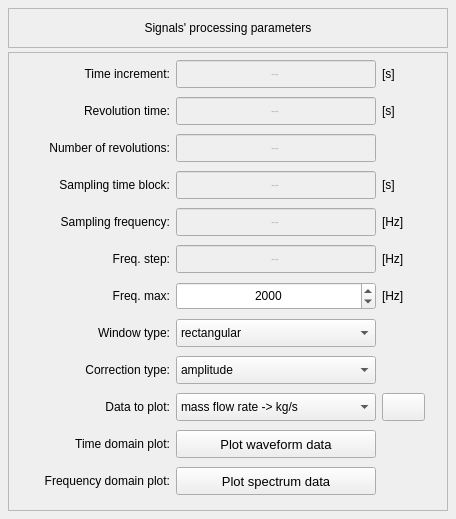
            <widget class="QWidget" name="scrollAreaWidgetContents_2">
             <property name="geometry">
              <rect>
               <x>0</x>
               <y>0</y>
               <width>456</width>
               <height>519</height>
              </rect>
             </property>
             <layout class="QGridLayout" name="gridLayout_17">
              <property name="leftMargin">
               <number>4</number>
              </property>
              <property name="topMargin">
               <number>4</number>
              </property>
              <property name="rightMargin">
               <number>4</number>
              </property>
              <property name="bottomMargin">
               <number>4</number>
              </property>
              <item row="0" column="0">
               <widget class="QFrame" name="frame_6">
                <property name="minimumSize">
                 <size>
                  <width>0</width>
                  <height>260</height>
                 </size>
                </property>
                <property name="frameShape">
                 <enum>QFrame::NoFrame</enum>
                </property>
                <property name="frameShadow">
                 <enum>QFrame::Raised</enum>
                </property>
                <layout class="QGridLayout" name="gridLayout_15">
                 <property name="leftMargin">
                  <number>4</number>
                 </property>
                 <property name="topMargin">
                  <number>4</number>
                 </property>
                 <property name="rightMargin">
                  <number>4</number>
                 </property>
                 <property name="bottomMargin">
                  <number>4</number>
                 </property>
                 <property name="spacing">
                  <number>4</number>
                 </property>
                 <item row="0" column="0">
                  <widget class="QLabel" name="label_18">
                   <property name="minimumSize">
                    <size>
                     <width>0</width>
                     <height>40</height>
                    </size>
                   </property>
                   <property name="maximumSize">
                    <size>
                     <width>16777215</width>
                     <height>40</height>
                    </size>
                   </property>
                   <property name="frameShape">
                    <enum>QFrame::StyledPanel</enum>
                   </property>
                   <property name="text">
                    <string>Signals' processing parameters</string>
                   </property>
                   <property name="alignment">
                    <set>Qt::AlignCenter</set>
                   </property>
                  </widget>
                 </item>
                 <item row="1" column="0">
                  <widget class="QFrame" name="frame_8">
                   <property name="frameShape">
                    <enum>QFrame::StyledPanel</enum>
                   </property>
                   <property name="frameShadow">
                    <enum>QFrame::Raised</enum>
                   </property>
                   <layout class="QGridLayout" name="gridLayout_16">
                    <property name="leftMargin">
                     <number>4</number>
                    </property>
                    <property name="topMargin">
                     <number>4</number>
                    </property>
                    <property name="rightMargin">
                     <number>4</number>
                    </property>
                    <property name="bottomMargin">
                     <number>4</number>
                    </property>
                    <item row="0" column="3">
                     <widget class="QLabel" name="label_26">
                      <property name="text">
                       <string>[s]</string>
                      </property>
                     </widget>
                    </item>
                    <item row="0" column="2">
                     <widget class="QLineEdit" name="lineEdit_time_increment">
                      <property name="enabled">
                       <bool>false</bool>
                      </property>
                      <property name="minimumSize">
                       <size>
                        <width>200</width>
                        <height>28</height>
                       </size>
                      </property>
                      <property name="maximumSize">
                       <size>
                        <width>16777215</width>
                        <height>28</height>
                       </size>
                      </property>
                      <property name="text">
                       <string>--</string>
                      </property>
                      <property name="alignment">
                       <set>Qt::AlignCenter</set>
                      </property>
                     </widget>
                    </item>
                    <item row="6" column="1">
                     <widget class="QLabel" name="label_27">
                      <property name="minimumSize">
                       <size>
                        <width>140</width>
                        <height>28</height>
                       </size>
                      </property>
                      <property name="maximumSize">
                       <size>
                        <width>16777215</width>
                        <height>28</height>
                       </size>
                      </property>
                      <property name="text">
                       <string>Sampling frequency:</string>
                      </property>
                      <property name="alignment">
                       <set>Qt::AlignRight|Qt::AlignTrailing|Qt::AlignVCenter</set>
                      </property>
                     </widget>
                    </item>
                    <item row="6" column="2">
                     <widget class="QLineEdit" name="lineEdit_sampling_frequency">
                      <property name="enabled">
                       <bool>false</bool>
                      </property>
                      <property name="minimumSize">
                       <size>
                        <width>200</width>
                        <height>28</height>
                       </size>
                      </property>
                      <property name="maximumSize">
                       <size>
                        <width>16777215</width>
                        <height>28</height>
                       </size>
                      </property>
                      <property name="text">
                       <string>--</string>
                      </property>
                      <property name="alignment">
                       <set>Qt::AlignCenter</set>
                      </property>
                     </widget>
                    </item>
                    <item row="14" column="2">
                     <widget class="QPushButton" name="pushButton_waveform_data">
                      <property name="minimumSize">
                       <size>
                        <width>200</width>
                        <height>28</height>
                       </size>
                      </property>
                      <property name="maximumSize">
                       <size>
                        <width>16777215</width>
                        <height>28</height>
                       </size>
                      </property>
                      <property name="font">
                       <font>
                        <pointsize>10</pointsize>
                       </font>
                      </property>
                      <property name="text">
                       <string>Plot waveform data</string>
                      </property>
                      <property name="autoDefault">
                       <bool>false</bool>
                      </property>
                     </widget>
                    </item>
                    <item row="12" column="1">
                     <widget class="QLabel" name="label_data_to_be_plotted">
                      <property name="minimumSize">
                       <size>
                        <width>140</width>
                        <height>28</height>
                       </size>
                      </property>
                      <property name="maximumSize">
                       <size>
                        <width>16777215</width>
                        <height>28</height>
                       </size>
                      </property>
                      <property name="text">
                       <string>Data to plot:</string>
                      </property>
                      <property name="alignment">
                       <set>Qt::AlignRight|Qt::AlignTrailing|Qt::AlignVCenter</set>
                      </property>
                     </widget>
                    </item>
                    <item row="6" column="3">
                     <widget class="QLabel" name="label_28">
                      <property name="text">
                       <string>[Hz]</string>
                      </property>
                     </widget>
                    </item>
                    <item row="15" column="1">
                     <widget class="QLabel" name="label_34">
                      <property name="minimumSize">
                       <size>
                        <width>140</width>
                        <height>28</height>
                       </size>
                      </property>
                      <property name="maximumSize">
                       <size>
                        <width>16777215</width>
                        <height>28</height>
                       </size>
                      </property>
                      <property name="text">
                       <string>Frequency domain plot:</string>
                      </property>
                      <property name="alignment">
                       <set>Qt::AlignRight|Qt::AlignTrailing|Qt::AlignVCenter</set>
                      </property>
                     </widget>
                    </item>
                    <item row="4" column="2">
                     <widget class="QLineEdit" name="lineEdit_number_of_revolutions">
                      <property name="enabled">
                       <bool>false</bool>
                      </property>
                      <property name="minimumSize">
                       <size>
                        <width>200</width>
                        <height>28</height>
                       </size>
                      </property>
                      <property name="maximumSize">
                       <size>
                        <width>16777215</width>
                        <height>28</height>
                       </size>
                      </property>
                      <property name="text">
                       <string>--</string>
                      </property>
                      <property name="alignment">
                       <set>Qt::AlignCenter</set>
                      </property>
                     </widget>
                    </item>
                    <item row="4" column="1">
                     <widget class="QLabel" name="label_31">
                      <property name="minimumSize">
                       <size>
                        <width>140</width>
                        <height>28</height>
                       </size>
                      </property>
                      <property name="maximumSize">
                       <size>
                        <width>16777215</width>
                        <height>28</height>
                       </size>
                      </property>
                      <property name="text">
                       <string>Number of revolutions:</string>
                      </property>
                      <property name="alignment">
                       <set>Qt::AlignRight|Qt::AlignTrailing|Qt::AlignVCenter</set>
                      </property>
                     </widget>
                    </item>
                    <item row="14" column="1">
                     <widget class="QLabel" name="label_35">
                      <property name="minimumSize">
                       <size>
                        <width>140</width>
                        <height>28</height>
                       </size>
                      </property>
                      <property name="maximumSize">
                       <size>
                        <width>16777215</width>
                        <height>28</height>
                       </size>
                      </property>
                      <property name="text">
                       <string>Time domain plot:</string>
                      </property>
                      <property name="alignment">
                       <set>Qt::AlignRight|Qt::AlignTrailing|Qt::AlignVCenter</set>
                      </property>
                     </widget>
                    </item>
                    <item row="5" column="3">
                     <widget class="QLabel" name="label_30">
                      <property name="text">
                       <string>[s]</string>
                      </property>
                     </widget>
                    </item>
                    <item row="3" column="3">
                     <widget class="QLabel" name="label_33">
                      <property name="text">
                       <string>[s]</string>
                      </property>
                     </widget>
                    </item>
                    <item row="10" column="2">
                     <widget class="QComboBox" name="comboBox_window_type">
                      <property name="minimumSize">
                       <size>
                        <width>0</width>
                        <height>28</height>
                       </size>
                      </property>
                      <property name="maximumSize">
                       <size>
                        <width>16777215</width>
                        <height>28</height>
                       </size>
                      </property>
                      <item>
                       <property name="text">
                        <string>rectangular</string>
                       </property>
                      </item>
                      <item>
                       <property name="text">
                        <string>hann</string>
                       </property>
                      </item>
                      <item>
                       <property name="text">
                        <string>flattop</string>
                       </property>
                      </item>
                      <item>
                       <property name="text">
                        <string>hamming</string>
                       </property>
                      </item>
                     </widget>
                    </item>
                    <item row="3" column="2">
                     <widget class="QLineEdit" name="lineEdit_revolution_time">
                      <property name="enabled">
                       <bool>false</bool>
                      </property>
                      <property name="minimumSize">
                       <size>
                        <width>200</width>
                        <height>28</height>
                       </size>
                      </property>
                      <property name="maximumSize">
                       <size>
                        <width>16777215</width>
                        <height>28</height>
                       </size>
                      </property>
                      <property name="text">
                       <string>--</string>
                      </property>
                      <property name="alignment">
                       <set>Qt::AlignCenter</set>
                      </property>
                     </widget>
                    </item>
                    <item row="5" column="2">
                     <widget class="QLineEdit" name="lineEdit_sampling_time_block">
                      <property name="enabled">
                       <bool>false</bool>
                      </property>
                      <property name="minimumSize">
                       <size>
                        <width>200</width>
                        <height>28</height>
                       </size>
                      </property>
                      <property name="maximumSize">
                       <size>
                        <width>16777215</width>
                        <height>28</height>
                       </size>
                      </property>
                      <property name="text">
                       <string>--</string>
                      </property>
                      <property name="alignment">
                       <set>Qt::AlignCenter</set>
                      </property>
                     </widget>
                    </item>
                    <item row="10" column="1">
                     <widget class="QLabel" name="label_data_to_be_plotted_2">
                      <property name="minimumSize">
                       <size>
                        <width>140</width>
                        <height>28</height>
                       </size>
                      </property>
                      <property name="maximumSize">
                       <size>
                        <width>16777215</width>
                        <height>28</height>
                       </size>
                      </property>
                      <property name="text">
                       <string>Window type:</string>
                      </property>
                      <property name="alignment">
                       <set>Qt::AlignRight|Qt::AlignTrailing|Qt::AlignVCenter</set>
                      </property>
                     </widget>
                    </item>
                    <item row="8" column="3">
                     <widget class="QLabel" name="label_19">
                      <property name="text">
                       <string>[Hz]</string>
                      </property>
                     </widget>
                    </item>
                    <item row="9" column="3">
                     <widget class="QLabel" name="label_21">
                      <property name="text">
                       <string>[Hz]</string>
                      </property>
                     </widget>
                    </item>
                    <item row="0" column="1">
                     <widget class="QLabel" name="label_25">
                      <property name="minimumSize">
                       <size>
                        <width>140</width>
                        <height>28</height>
                       </size>
                      </property>
                      <property name="maximumSize">
                       <size>
                        <width>16777215</width>
                        <height>28</height>
                       </size>
                      </property>
                      <property name="text">
                       <string>Time increment:</string>
                      </property>
                      <property name="alignment">
                       <set>Qt::AlignRight|Qt::AlignTrailing|Qt::AlignVCenter</set>
                      </property>
                     </widget>
                    </item>
                    <item row="12" column="2">
                     <widget class="QComboBox" name="comboBox_data_to_plot">
                      <property name="minimumSize">
                       <size>
                        <width>0</width>
                        <height>28</height>
                       </size>
                      </property>
                      <property name="maximumSize">
                       <size>
                        <width>16777215</width>
                        <height>28</height>
                       </size>
                      </property>
                      <item>
                       <property name="text">
                        <string>mass flow rate -&gt; kg/s</string>
                       </property>
                      </item>
                      <item>
                       <property name="text">
                        <string>surface velocity -&gt; m/s</string>
                       </property>
                      </item>
                      <item>
                       <property name="text">
                        <string>volumetric flow rate -&gt; m³/s</string>
                       </property>
                      </item>
                     </widget>
                    </item>
                    <item row="15" column="2">
                     <widget class="QPushButton" name="pushButton_spectrum_data">
                      <property name="minimumSize">
                       <size>
                        <width>200</width>
                        <height>28</height>
                       </size>
                      </property>
                      <property name="maximumSize">
                       <size>
                        <width>16777215</width>
                        <height>28</height>
                       </size>
                      </property>
                      <property name="font">
                       <font>
                        <pointsize>10</pointsize>
                       </font>
                      </property>
                      <property name="text">
                       <string>Plot spectrum data</string>
                      </property>
                      <property name="autoDefault">
                       <bool>false</bool>
                      </property>
                     </widget>
                    </item>
                    <item row="0" column="4">
                     <spacer name="horizontalSpacer_4">
                      <property name="orientation">
                       <enum>Qt::Horizontal</enum>
                      </property>
                      <property name="sizeHint" stdset="0">
                       <size>
                        <width>40</width>
                        <height>20</height>
                       </size>
                      </property>
                     </spacer>
                    </item>
                    <item row="9" column="2">
                     <widget class="QSpinBox" name="spinBox_maximum_frequency">
                      <property name="minimumSize">
                       <size>
                        <width>0</width>
                        <height>28</height>
                       </size>
                      </property>
                      <property name="maximumSize">
                       <size>
                        <width>16777215</width>
                        <height>28</height>
                       </size>
                      </property>
                      <property name="alignment">
                       <set>Qt::AlignCenter</set>
                      </property>
                      <property name="minimum">
                       <number>1000</number>
                      </property>
                      <property name="maximum">
                       <number>20000</number>
                      </property>
                      <property name="singleStep">
                       <number>100</number>
                      </property>
                      <property name="value">
                       <number>2000</number>
                      </property>
                     </widget>
                    </item>
                    <item row="9" column="1">
                     <widget class="QLabel" name="label_23">
                      <property name="minimumSize">
                       <size>
                        <width>140</width>
                        <height>28</height>
                       </size>
                      </property>
                      <property name="maximumSize">
                       <size>
                        <width>16777215</width>
                        <height>28</height>
                       </size>
                      </property>
                      <property name="text">
                       <string>Freq. max:</string>
                      </property>
                      <property name="alignment">
                       <set>Qt::AlignRight|Qt::AlignTrailing|Qt::AlignVCenter</set>
                      </property>
                     </widget>
                    </item>
                    <item row="8" column="2">
                     <widget class="QLineEdit" name="lineEdit_frequency_resolution_plot">
                      <property name="enabled">
                       <bool>false</bool>
                      </property>
                      <property name="minimumSize">
                       <size>
                        <width>200</width>
                        <height>28</height>
                       </size>
                      </property>
                      <property name="maximumSize">
                       <size>
                        <width>16777215</width>
                        <height>28</height>
                       </size>
                      </property>
                      <property name="text">
                       <string>--</string>
                      </property>
                      <property name="alignment">
                       <set>Qt::AlignCenter</set>
                      </property>
                     </widget>
                    </item>
                    <item row="0" column="0">
                     <spacer name="horizontalSpacer_3">
                      <property name="orientation">
                       <enum>Qt::Horizontal</enum>
                      </property>
                      <property name="sizeHint" stdset="0">
                       <size>
                        <width>40</width>
                        <height>20</height>
                       </size>
                      </property>
                     </spacer>
                    </item>
                    <item row="8" column="1">
                     <widget class="QLabel" name="label_24">
                      <property name="minimumSize">
                       <size>
                        <width>140</width>
                        <height>28</height>
                       </size>
                      </property>
                      <property name="maximumSize">
                       <size>
                        <width>16777215</width>
                        <height>28</height>
                       </size>
                      </property>
                      <property name="text">
                       <string>Freq. step:</string>
                      </property>
                      <property name="alignment">
                       <set>Qt::AlignRight|Qt::AlignTrailing|Qt::AlignVCenter</set>
                      </property>
                     </widget>
                    </item>
                    <item row="11" column="2">
                     <widget class="QComboBox" name="comboBox_correction_type">
                      <property name="minimumSize">
                       <size>
                        <width>0</width>
                        <height>28</height>
                       </size>
                      </property>
                      <property name="maximumSize">
                       <size>
                        <width>16777215</width>
                        <height>28</height>
                       </size>
                      </property>
                      <item>
                       <property name="text">
                        <string>amplitude</string>
                       </property>
                      </item>
                      <item>
                       <property name="text">
                        <string>energy</string>
                       </property>
                      </item>
                     </widget>
                    </item>
                    <item row="3" column="1">
                     <widget class="QLabel" name="label_29">
                      <property name="minimumSize">
                       <size>
                        <width>140</width>
                        <height>28</height>
                       </size>
                      </property>
                      <property name="maximumSize">
                       <size>
                        <width>16777215</width>
                        <height>28</height>
                       </size>
                      </property>
                      <property name="text">
                       <string>Revolution time:</string>
                      </property>
                      <property name="alignment">
                       <set>Qt::AlignRight|Qt::AlignTrailing|Qt::AlignVCenter</set>
                      </property>
                     </widget>
                    </item>
                    <item row="11" column="1">
                     <widget class="QLabel" name="label_data_to_be_plotted_3">
                      <property name="minimumSize">
                       <size>
                        <width>140</width>
                        <height>28</height>
                       </size>
                      </property>
                      <property name="maximumSize">
                       <size>
                        <width>16777215</width>
                        <height>28</height>
                       </size>
                      </property>
                      <property name="text">
                       <string>Correction type:</string>
                      </property>
                      <property name="alignment">
                       <set>Qt::AlignRight|Qt::AlignTrailing|Qt::AlignVCenter</set>
                      </property>
                     </widget>
                    </item>
                    <item row="5" column="1">
                     <widget class="QLabel" name="label_32">
                      <property name="minimumSize">
                       <size>
                        <width>140</width>
                        <height>28</height>
                       </size>
                      </property>
                      <property name="maximumSize">
                       <size>
                        <width>16777215</width>
                        <height>28</height>
                       </size>
                      </property>
                      <property name="text">
                       <string>Sampling time block:</string>
                      </property>
                      <property name="alignment">
                       <set>Qt::AlignRight|Qt::AlignTrailing|Qt::AlignVCenter</set>
                      </property>
                     </widget>
                    </item>
                    <item row="12" column="3">
                     <widget class="QPushButton" name="pushButton_reproduce_audio">
                      <property name="minimumSize">
                       <size>
                        <width>0</width>
                        <height>28</height>
                       </size>
                      </property>
                      <property name="maximumSize">
                       <size>
                        <width>16777215</width>
                        <height>28</height>
                       </size>
                      </property>
                      <property name="font">
                       <font>
                        <pointsize>10</pointsize>
                       </font>
                      </property>
                      <property name="text">
                       <string/>
                      </property>
                      <property name="icon">
                       <iconset resource="../../../../icons/resources.qrc">
                        <normaloff>:/icons/model_configuration/play_audio.png</normaloff>:/icons/model_configuration/play_audio.png</iconset>
                      </property>
                      <property name="iconSize">
                       <size>
                        <width>22</width>
                        <height>22</height>
                       </size>
                      </property>
                      <property name="autoDefault">
                       <bool>false</bool>
                      </property>
                     </widget>
                    </item>
                   </layout>
                  </widget>
                 </item>
                </layout>
               </widget>
              </item>
             </layout>
            </widget>
